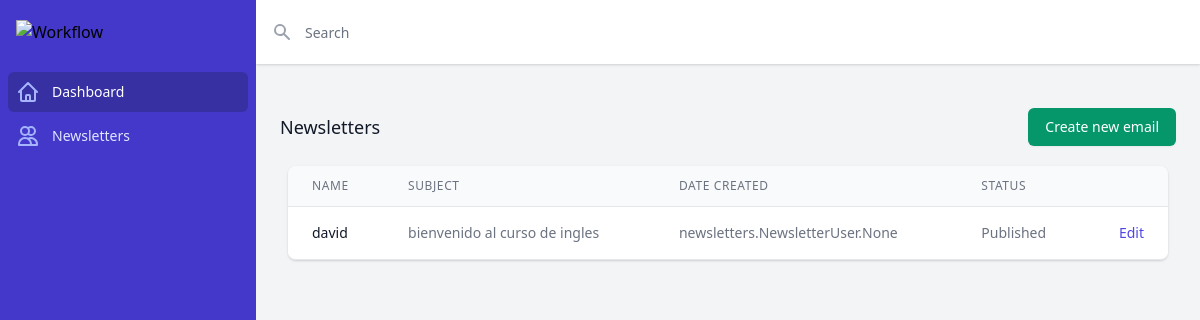
Page /dashboard/list/ on the earlier database version.
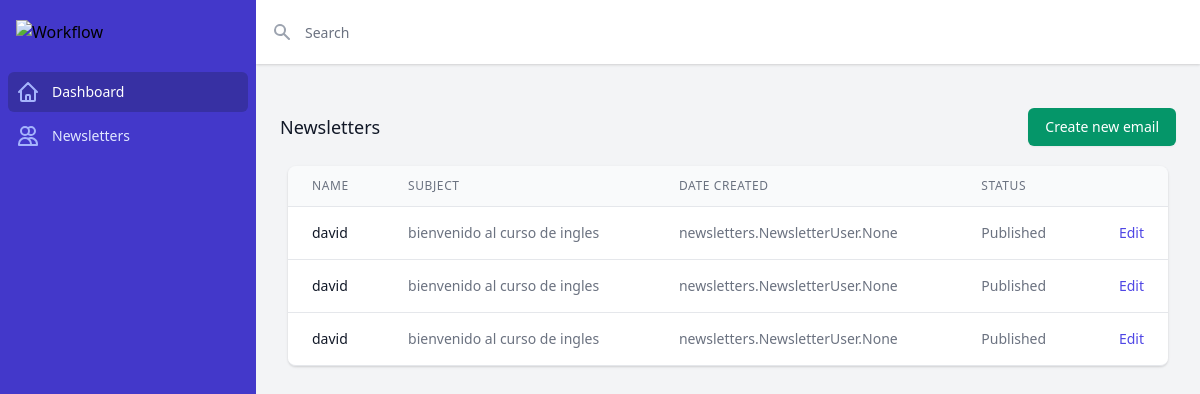
Same page on the later database version.
### newsletters/models.py (models this page shows, shortened)
class Newsletter(models.Model):
    EMAIL_STATUS_CHOICES=(
        ('Draft','Draft'),
        ('Published','Published')
    )
    name=models.CharField(max_length=250)
    subject=models.CharField(max_length=250)
    body = models.TextField(blank=True, null=True)
    email = models.ManyToManyField(NewsletterUser)
    created = models.DateField(auto_now_add=True)
    status = models.CharField(max_length=10, choices=EMAIL_STATUS_CHOICES)
    class Meta:
        ordering = ('-created',)

### dashboard/views.py (the view)
# urls.py: path('list/',NewslettersDashboardHomeView.as_view(), name='list'),
class NewslettersDashboardHomeView(View):
     def get(self, rquest, *args, **kwargs):
          newsletters = Newsletter.objects.all()
          context= {
               'newsletters':newsletters
          }
          return render(self.request, 'dashboard/list.html', context)

### templates/dashboard/list.html (shortened to what this page needs)
{% extends 'base.html' %}
{% block content %}
<div class="h-screen flex overflow-hidden bg-gray-100">
  <div class="hidden bg-indigo-700 md:flex md:flex-shrink-0">
    <div class="flex flex-col w-64">
      <div class="flex flex-col flex-grow pt-5 pb-4 overflow-y-auto">
        <div class="flex items-center flex-shrink-0 px-4">
          <img class="h-8 w-auto" src="https://tailwindui.com/img/logos/workflow-logo-indigo-300-mark-white-text.svg" alt="Workflow">
        </div>
        <div class="mt-5 flex-1 flex flex-col">
          <nav class="flex-1 px-2 space-y-1">
            <a href="#" class="bg-indigo-800 text-white group flex items-center px-2 py-2 text-sm font-medium rounded-md">
              Dashboard
            </a>
            <a href="#" class="text-indigo-100 hover:bg-indigo-600 group flex items-center px-2 py-2 text-sm font-medium rounded-md">
              Newsletters
            </a>
          </nav>
        </div>
      </div>
    </div>
  </div>
  <div class="flex flex-col w-0 flex-1 overflow-hidden">
    <div class="relative z-10 flex-shrink-0 flex h-16 bg-white shadow">
      <div class="flex-1 px-4 flex justify-between">
        <div class="flex-1 flex">
          <form class="w-full flex md:ml-0" action="#" method="GET">
            <div class="relative w-full text-gray-400 focus-within:text-gray-600">
              <div class="absolute inset-y-0 left-0 flex items-center pointer-events-none">
              </div>
              <input id="search-field" class="block w-full h-full pl-8 pr-3 py-2 border-transparent text-gray-900 placeholder-gray-500 focus:outline-none focus:placeholder-gray-400 focus:ring-0 focus:border-transparent sm:text-sm" placeholder="Search" type="search" name="search">
            </div>
          </form>
        </div>
      </div>
    </div>
    <main class="flex-1 relative overflow-y-auto focus:outline-none">
      <div class="py-6">
        <div class=" px-4 py-5 sm:px-6">
          <div class="-ml-4 -mt-2 flex items-center justify-between flex-wrap sm:flex-nowrap">
            <div class="ml-4 mt-2">
              <h3 class="text-lg leading-6 font-medium text-gray-900">
                Newsletters
              </h3>
            </div>
            <div class="ml-4 mt-2 flex-shrink-0">
              <a href="{% url 'dashboard:create'%}" class="relative inline-flex items-center px-4 py-2 border border-transparent shadow-sm text-sm font-medium rounded-md text-white bg-green-600 hover:bg-green-700 focus:outline-none focus:ring-2 focus:ring-offset-2 focus:ring-green-500">
                Create new email
              </a>
            </div>
          </div>
        </div>
        <div class="max-w-7xl mx-auto px-4 sm:px-6 md:px-8">
          <div class="flex flex-col">
            <div class="-my-2 overflow-x-auto sm:-mx-6 lg:-mx-8">
              <div class="py-2 align-middle inline-block min-w-full sm:px-6 lg:px-8">
                <div class="shadow overflow-hidden border-b border-gray-200 sm:rounded-lg">
                  <table class="min-w-full divide-y divide-gray-200">
                    <thead class="bg-gray-50">
                      <tr>
                        <th scope="col" class="px-6 py-3 text-left text-xs font-medium text-gray-500 uppercase tracking-wider">
                          Name
                        </th>
                        <th scope="col" class="px-6 py-3 text-left text-xs font-medium text-gray-500 uppercase tracking-wider">
                          Subject
                        </th>
                        <th scope="col" class="px-6 py-3 text-left text-xs font-medium text-gray-500 uppercase tracking-wider">
                          Date Created
                        </th>
                        <th scope="col" class="px-6 py-3 text-left text-xs font-medium text-gray-500 uppercase tracking-wider">
                          Status
                        </th>
                        <th scope="col" class="relative px-6 py-3">
                        </th>
                      </tr>
                    </thead>
                    <tbody class="bg-white divide-y divide-gray-200">
                      {% for newsletter in newsletters %}
                        <tr>
                          <td class="px-6 py-4 whitespace-nowrap text-sm font-medium text-gray-900">
                            {{newsletter.name}}
                          </td>
                          <td class="px-6 py-4 whitespace-nowrap text-sm text-gray-500">
                            {{newsletter.subject}}
                          </td>
                          <td class="px-6 py-4 whitespace-nowrap text-sm text-gray-500">
                            {{newsletter.email}}
                          </td>
                          <td class="px-6 py-4 whitespace-nowrap text-sm text-gray-500">
                            {{newsletter.status}}
                          </td>
                          <td class="px-6 py-4 whitespace-nowrap text-right text-sm font-medium">
                            <a href="#" class="text-indigo-600 hover:text-indigo-900">Edit</a>
                          </td>
                        </tr>
                      {% endfor %}
                    </tbody>
                  </table>
                </div>
              </div>
            </div>
          </div>
        </div>
      </div>
    </main>
  </div>
</div>
{% endblock content %}

### templates/base.html (shortened to what this page needs)
{% load static tailwind_tags %}
<!DOCTYPE html>
<html lang="en">
<head>
    <link rel="stylesheet" href="{% static 'css/dist/styles.css' %}">
</head>
<body>
    {% block content %}
    {% endblock content %}
</body>
</html>

Differences in the rows shown:
added Newsletter: name "david", subject "bienvenido al curso de ingles", email "newsletters.NewsletterUser.None", status "Published"
added Newsletter: name "david", subject "bienvenido al curso de ingles", email "newsletters.NewsletterUser.None", status "Published"
